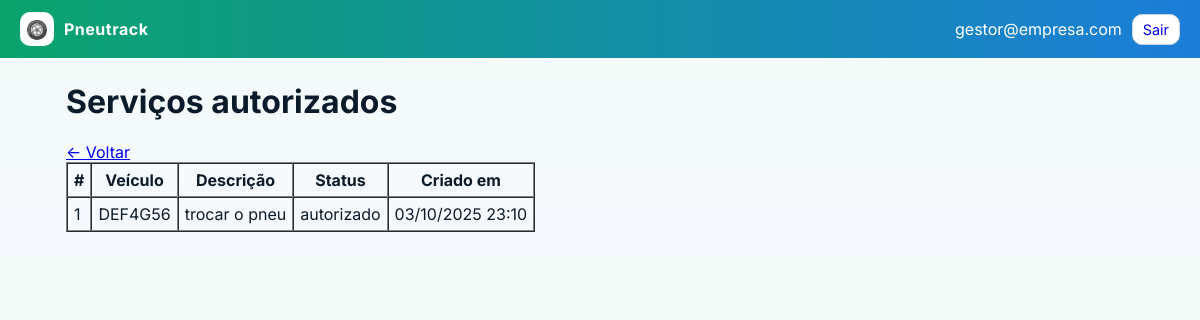
The page /servicos-autorizados (signed in) on the database its author committed.
### app.py (models this page shows)
class User(db.Model):
    id = db.Column(db.Integer, primary_key=True)
    email = db.Column(db.String(120), unique=True, nullable=False)
    name = db.Column(db.String(80), nullable=False)
    role = db.Column(db.String(20), nullable=False)  # gestor | borracheiro
    password = db.Column(db.String(128), nullable=False)  # demo only

class ServicoAutorizado(db.Model):
    id = db.Column(db.Integer, primary_key=True)
    veiculo_id = db.Column(db.Integer, db.ForeignKey("veiculo.id"), nullable=False)
    descricao = db.Column(db.String(200), nullable=False)
    status = db.Column(db.String(20), default="autorizado")  # autorizado, concluido, cancelado
    created_at = db.Column(db.DateTime, default=datetime.utcnow)

class Veiculo(db.Model):
    id = db.Column(db.Integer, primary_key=True)
    anexos = db.relationship("Anexo", backref="veiculo", cascade="all, delete-orphan")
    placa = db.Column(db.String(10), unique=True, nullable=False)
    motorista = db.Column(db.String(80), nullable=False)
    alerta_km_max = db.Column(db.Integer, default=50000)
    eixos = db.relationship("Eixo", backref="veiculo", cascade="all, delete-orphan")
    posicoes = db.relationship("PosicaoPneu", backref="veiculo", cascade="all, delete-orphan")
    historicos = db.relationship("Historico", backref="veiculo", cascade="all, delete-orphan")
    servicos = db.relationship("ServicoAutorizado", backref="veiculo", cascade="all, delete-orphan")

### app.py (the view)
        def inner(*args, **kwargs):
            user = current_user()
            if not user:
                return redirect(url_for("login"))
            if role and user.role != role:
                flash("Acesso negado para este perfil.", "error")
                return redirect(url_for("home"))
            return fn(*args, **kwargs)

### app.py (called while the page is built)
def current_user():
    email = session.get("email")
    if not email:
        return None
    return User.query.filter_by(email=email).first()

def login_required(role=None):
    def decorator(fn):
        def inner(*args, **kwargs):
            user = current_user()
            if not user:
                return redirect(url_for("login"))
            if role and user.role != role:
                flash("Acesso negado para este perfil.", "error")
                return redirect(url_for("home"))
            return fn(*args, **kwargs)
        inner.__name__ = fn.__name__
        return inner
    return decorator

@app.route("/servicos-autorizados")
@login_required()
def servicos_autorizados():
    itens = ServicoAutorizado.query.order_by(ServicoAutorizado.created_at.desc()).all()
    return render_template("servicos_autorizados.html", servicos=itens)

### templates/servicos_autorizados.html
{% extends "base.html" %}
{% block content %}
<h1>Serviços autorizados</h1>
<nav><a href="{{ url_for('gestor_dashboard') }}">← Voltar</a></nav>
<table border="1" cellpadding="6" cellspacing="0">
  <thead>
    <tr>
      <th>#</th><th>Veículo</th><th>Descrição</th><th>Status</th><th>Criado em</th>
    </tr>
  </thead>
  <tbody>
    {% for s in servicos %}
      <tr>
        <td>{{ s.id }}</td>
        <td>{{ s.veiculo.placa if s.veiculo else '-' }}</td>
        <td>{{ s.descricao }}</td>
        <td>{{ s.status }}</td>
        <td>{{ s.created_at.strftime('%d/%m/%Y %H:%M') }}</td>
      </tr>
    {% else %}
      <tr><td colspan="5">Nenhum serviço autorizado.</td></tr>
    {% endfor %}
  </tbody>
</table>
{% endblock %}

### templates/base.html (shortened to what this page needs)
<!doctype html>
<html lang="pt-br">
<head>
  <link rel="stylesheet" href="{{ url_for('static', filename='styles.css') }}">
</head>
<body>
  <header class="topbar">
    <div class="brand">
      <div class="logo">🛞</div>
      <div class="title">Pneutrack</div>
    </div>
    {% if session.get('email') %}
    <div class="user">
      <span>{{ session.get('email') }}</span>
      <a class="btn small outline" href="{{ url_for('logout') }}">Sair</a>
    </div>
    {% endif %}
  </header>
  <main class="container">
    {% block content %}{% endblock %}
  </main>
</body>
</html>

### static/styles.css (style rules this page uses)
:root { --brand1:#0AA36C; --brand2:#1C7DD9; --bg:#f4fbf7; }
* { box-sizing:border-box }
body { margin:0;font-family:Inter,system-ui,-apple-system,Segoe UI,Roboto,Helvetica,Arial,sans-serif;background:linear-gradient(180deg,#f4fbf7,#f5f9ff);color:#0b1b2b }
.topbar { display:flex;justify-content:space-between;align-items:center;padding:12px 20px;background:linear-gradient(90deg,var(--brand1),var(--brand2));color:#fff }
.brand { display:flex;gap:10px;align-items:center }
.logo { width:34px;height:34px;border-radius:10px;background:#fff;color:#0b1b2b;display:grid;place-items:center;font-size:18px }
.title { font-weight:700;letter-spacing:.5px }
.user { display:flex;gap:10px;align-items:center }
.container { max-width:1100px;margin:24px auto;padding:0 16px }
.btn { padding:10px 14px;border-radius:12px;border:none;cursor:pointer;display:inline-block;text-decoration:none;text-align:center;background:#e7eef8 }
.btn.outline { background:#fff;border:1px solid #cbd5e1 }
.btn.small { padding:6px 10px;border-radius:10px;font-size:.9rem }

### rows shown on the page
User: get "gestor@empresa.com"
ServicoAutorizado: id "1", veiculo "DEF4G56", descricao "trocar o pneu", status "autorizado", created_at "03/10/2025 23:10"
